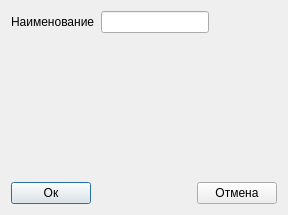
<?xml version="1.0" encoding="UTF-8"?>
<ui version="4.0">
 <class>Dialog_add_contact</class>
 <widget class="QDialog" name="Dialog_add_contact">
  <property name="geometry">
   <rect>
    <x>0</x>
    <y>0</y>
    <width>288</width>
    <height>215</height>
   </rect>
  </property>
  <property name="windowTitle">
   <string>Dialog</string>
  </property>
  <layout class="QVBoxLayout" name="verticalLayout">
   <item>
    <layout class="QGridLayout" name="gridLayout">
     <item row="0" column="1">
      <widget class="QLineEdit" name="lineEdit_name"/>
     </item>
     <item row="0" column="0">
      <widget class="QLabel" name="label">
       <property name="text">
        <string>Наименование</string>
       </property>
      </widget>
     </item>
     <item row="0" column="2">
      <spacer name="horizontalSpacer_2">
       <property name="orientation">
        <enum>Qt::Horizontal</enum>
       </property>
       <property name="sizeHint" stdset="0">
        <size>
         <width>40</width>
         <height>20</height>
        </size>
       </property>
      </spacer>
     </item>
    </layout>
   </item>
   <item>
    <spacer name="verticalSpacer">
     <property name="orientation">
      <enum>Qt::Vertical</enum>
     </property>
     <property name="sizeHint" stdset="0">
      <size>
       <width>20</width>
       <height>40</height>
      </size>
     </property>
    </spacer>
   </item>
   <item>
    <layout class="QHBoxLayout" name="horizontalLayout">
     <item>
      <widget class="QPushButton" name="pushButton_ok">
       <property name="text">
        <string>Ок</string>
       </property>
      </widget>
     </item>
     <item>
      <spacer name="horizontalSpacer">
       <property name="orientation">
        <enum>Qt::Horizontal</enum>
       </property>
       <property name="sizeHint" stdset="0">
        <size>
         <width>40</width>
         <height>20</height>
        </size>
       </property>
      </spacer>
     </item>
     <item>
      <widget class="QPushButton" name="pushButton_cancel">
       <property name="text">
        <string>Отмена</string>
       </property>
      </widget>
     </item>
    </layout>
   </item>
  </layout>
 </widget>
 <resources/>
 <connections/>
</ui>
